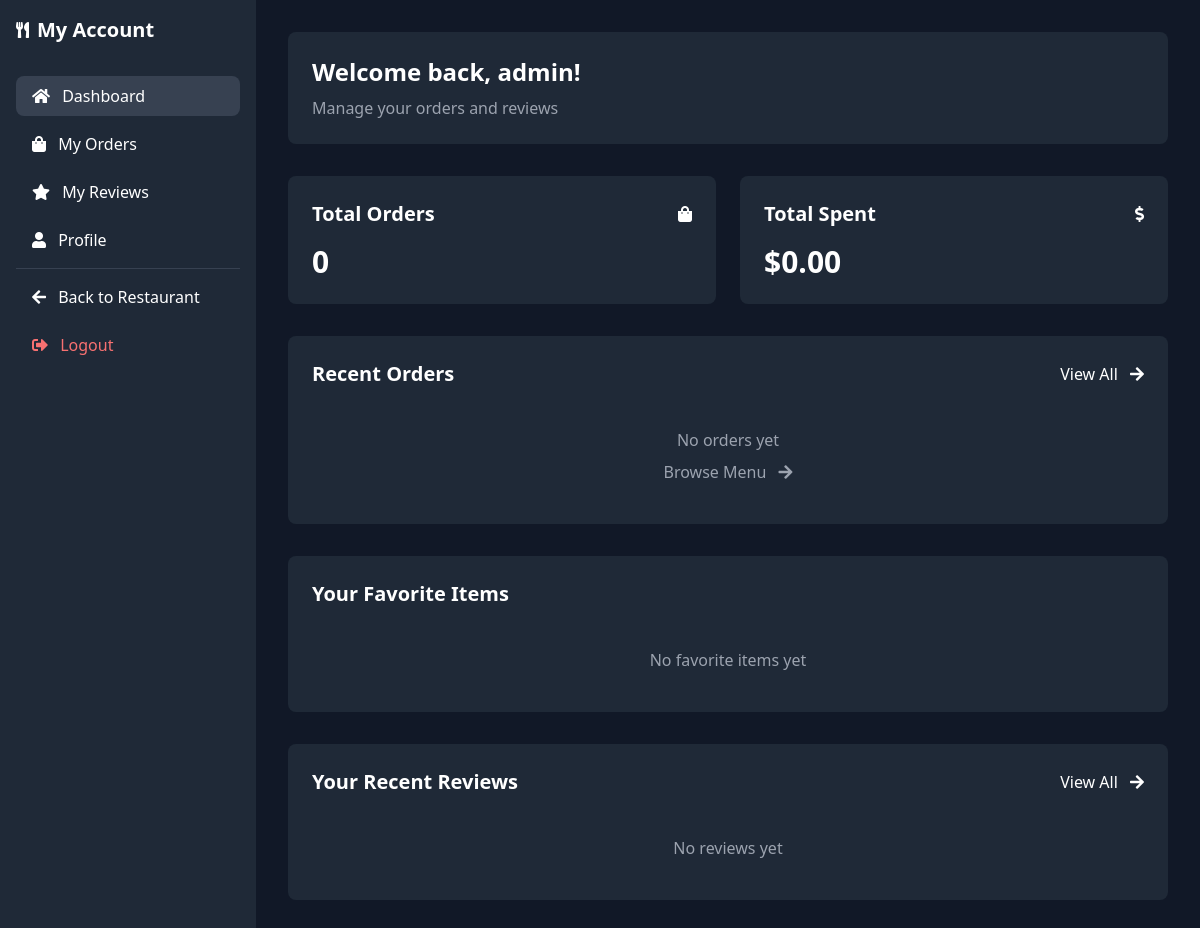
Page /customer/dashboard/ (signed in) on the earlier database version.
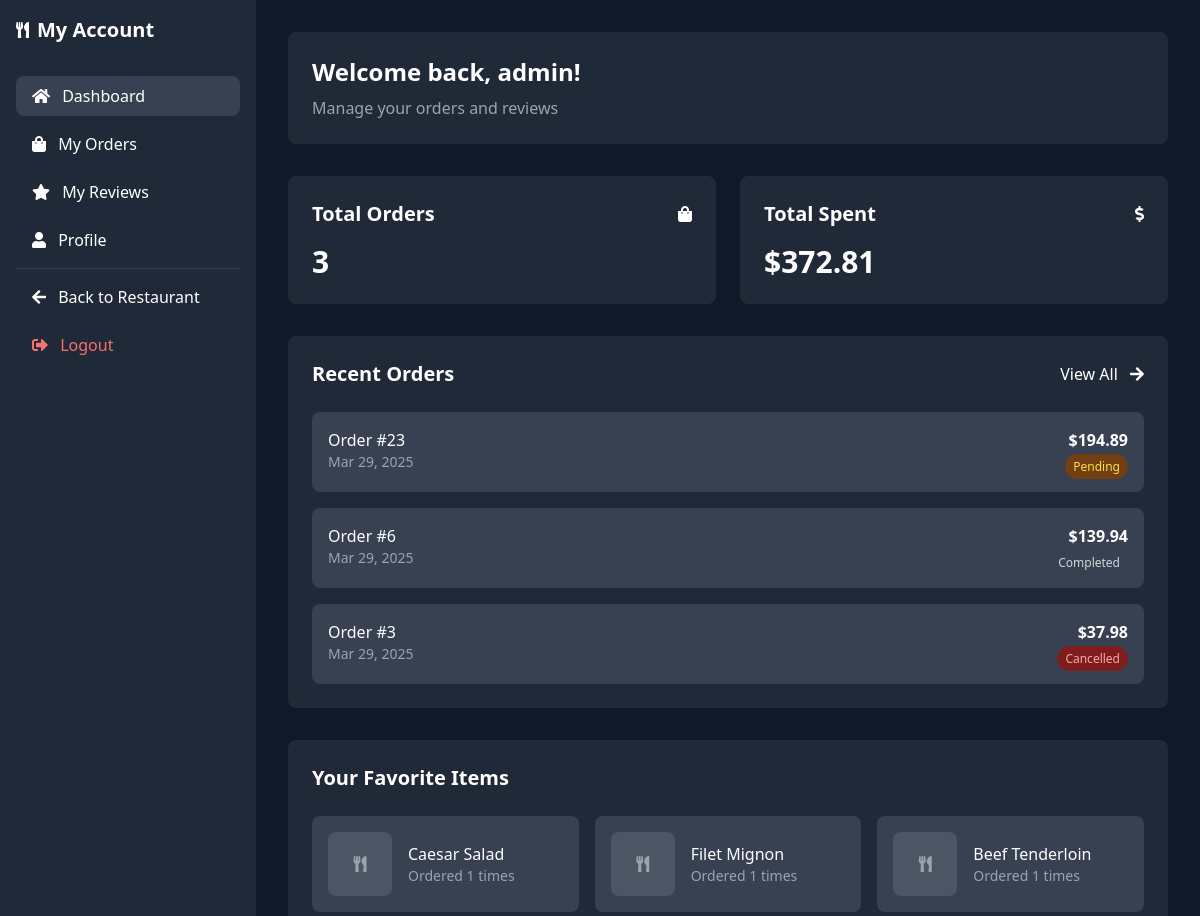
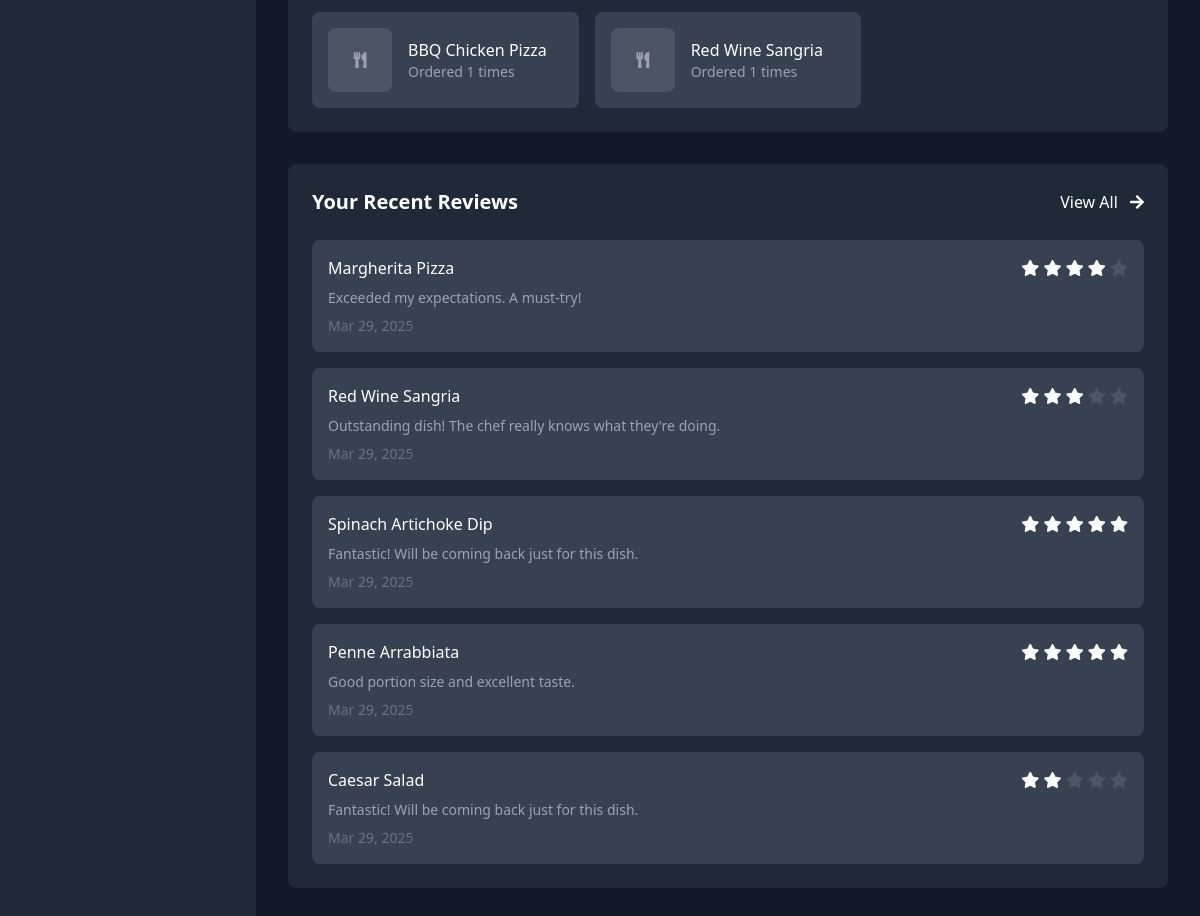
Same page on the later database version (2 pictures, top to bottom).
### ecommerce/models.py (models this page shows, shortened)
class Order(models.Model):
    STATUS_CHOICES = [
        ('PENDING', 'Pending'),
        ('PREPARING', 'Preparing'),
        ('READY', 'Ready for Pickup'),
        ('COMPLETED', 'Completed'),
        ('CANCELLED', 'Cancelled')
    ]
    user = models.ForeignKey(User, on_delete=models.CASCADE, related_name='orders')
    items = models.ManyToManyField(MenuItem, through='OrderItem')
    status = models.CharField(max_length=20, choices=STATUS_CHOICES, default='PENDING')
    total_amount = models.DecimalField(max_digits=10, decimal_places=2)
    special_instructions = models.TextField(blank=True)
    created_at = models.DateTimeField(auto_now_add=True)
    updated_at = models.DateTimeField(auto_now=True)
    class Meta:
        ordering = ['-created_at']

class MenuItem(models.Model):
    category = models.ForeignKey(Category, on_delete=models.SET_NULL, related_name='menu_items', null=True, blank=True)
    name = models.CharField(max_length=100)
    description = models.TextField()
    price = models.DecimalField(max_digits=10, decimal_places=2)
    image = models.ImageField(upload_to='menu_items/')
    is_available = models.BooleanField(default=True)
    is_featured = models.BooleanField(default=False)
    is_vegetarian = models.BooleanField(default=False)
    spice_level = models.PositiveSmallIntegerField(
        validators=[MinValueValidator(0), MaxValueValidator(5)],
        default=0
    )
    created_at = models.DateTimeField(auto_now_add=True)
    updated_at = models.DateTimeField(auto_now=True)
    class Meta:
        ordering = ['category', 'name']

class Review(models.Model):
    user = models.ForeignKey(User, on_delete=models.CASCADE)
    menu_item = models.ForeignKey(MenuItem, on_delete=models.CASCADE, related_name='reviews')
    rating = models.PositiveSmallIntegerField(
        validators=[MinValueValidator(1), MaxValueValidator(5)]
    )
    comment = models.TextField()
    created_at = models.DateTimeField(auto_now_add=True)
    updated_at = models.DateTimeField(auto_now=True)
    class Meta:
        ordering = ['-created_at']
        unique_together = ['user', 'menu_item']

### ecommerce/views.py (the view)
# urls.py: path('customer/dashboard/', customer_dashboard, name='customer_dashboard'),
@login_required
def customer_dashboard(request):
    user_orders = Order.objects.filter(user=request.user).order_by('-created_at')
    recent_orders = user_orders[:5]
    user_reviews = Review.objects.filter(user=request.user).select_related('menu_item').order_by('-created_at')[:5]
    total_orders = user_orders.count()
    total_spent = user_orders.aggregate(models.Sum('total_amount'))['total_amount__sum'] or 0
    favorite_items = MenuItem.objects.filter(
        orderitem__order__user=request.user
    ).annotate(
        order_count=models.Count('orderitem')
    ).order_by('-order_count')[:5]
    context = {
        'recent_orders': recent_orders,
        'user_reviews': user_reviews,
        'total_orders': total_orders,
        'total_spent': total_spent,
        'favorite_items': favorite_items,
        'active_section': 'dashboard'
    }
    return render(request, 'accounts/customer_dashboard.html', context)

### ecommerce/context_processors.py (called while the page is built)
def cart_processor(request):
    return {
        'cart_count': get_cart_count(request)
    }

### ecommerce/views.py (called while the page is built)
def get_cart_count(request):
    if request.user.is_authenticated:
        try:
            cart = Cart.objects.get(user=request.user)
            return sum(item.quantity for item in cart.cart_items.all())
        except Cart.DoesNotExist:
            return 0
    else:
        cart = request.session.get('cart', {})
        return sum(cart.values())

### templates/accounts/customer_dashboard.html (shortened to what the changed rows need)
{% extends 'accounts/customer_base.html' %}
{% block content %}
<div class="space-y-8">
    <div class="bg-gray-800 rounded-lg p-6">
        <h1 class="text-2xl font-bold mb-2">Welcome back, {{ request.user.username }}!</h1>
    </div>
    <div class="grid grid-cols-1 md:grid-cols-2 gap-6">
        <div class="bg-gray-800 rounded-lg p-6">
            <div class="flex items-center justify-between mb-4">
                <h2 class="text-xl font-bold">Total Orders</h2>
                <i class="fas fa-shopping-bag text-food-gold"></i>
            </div>
            <div class="text-3xl font-bold">{{ total_orders }}</div>
        </div>
        <div class="bg-gray-800 rounded-lg p-6">
            <div class="flex items-center justify-between mb-4">
                <h2 class="text-xl font-bold">Total Spent</h2>
                <i class="fas fa-dollar-sign text-food-gold"></i>
            </div>
            <div class="text-3xl font-bold">${{ total_spent|floatformat:2 }}</div>
        </div>
    </div>
    <div class="bg-gray-800 rounded-lg p-6">
        <div class="flex items-center justify-between mb-6">
            <h2 class="text-xl font-bold">Recent Orders</h2>
        </div>
        <div class="space-y-4">
            {% for order in recent_orders %}
            <div class="bg-gray-700 rounded-lg p-4">
                <div class="flex justify-between items-start">
                    <div>
                        <div class="font-medium">Order #{{ order.id }}</div>
                        <div class="text-sm text-gray-400">{{ order.created_at|date:"M d, Y" }}</div>
                    </div>
                    <div class="text-right">
                        <div class="font-bold">${{ order.total_amount|floatformat:2 }}</div>
                        <div class="text-sm mt-1">
                            <span class="px-2 py-1 rounded-full text-xs
                                {% if order.status == 'PENDING' %}bg-yellow-900 text-yellow-300
                                {% elif order.status == 'PREPARING' %}bg-blue-900 text-blue-300
                                {% elif order.status == 'READY' %}bg-green-900 text-green-300
                                {% elif order.status == 'COMPLETED' %}bg-gray-700 text-gray-300
                                {% elif order.status == 'CANCELLED' %}bg-red-900 text-red-300{% endif %}">
                                {{ order.get_status_display }}
                            </span>
                        </div>
                    </div>
                </div>
            </div>
            {% empty %}
            <div class="text-center py-4 text-gray-400">
                <p>No orders yet</p>
                <a href="{% url 'menu' %}" class="text-food-gold hover:text-food-gold-light mt-2 inline-block">
                    Browse Menu <i class="fas fa-arrow-right ml-2"></i>
                </a>
            </div>
            {% endfor %}
        </div>
    </div>
    <div class="bg-gray-800 rounded-lg p-6">
        <h2 class="text-xl font-bold mb-6">Your Favorite Items</h2>
        <div class="grid grid-cols-1 md:grid-cols-2 lg:grid-cols-3 gap-4">
            {% for item in favorite_items %}
            <div class="bg-gray-700 rounded-lg p-4 flex items-center">
                {% if item.image %}
                <img src="{{ item.image.url }}" alt="{{ item.name }}" class="w-16 h-16 rounded-lg object-cover mr-4">
                {% else %}
                <div class="w-16 h-16 rounded-lg bg-gray-600 flex items-center justify-center mr-4">
                    <i class="fas fa-utensils text-gray-400"></i>
                </div>
                {% endif %}
                <div>
                    <div class="font-medium">{{ item.name }}</div>
                    <div class="text-sm text-gray-400">Ordered {{ item.order_count }} times</div>
                </div>
            </div>
            {% empty %}
            <div class="col-span-3 text-center py-4 text-gray-400">
                <p>No favorite items yet</p>
            </div>
            {% endfor %}
        </div>
    </div>
    <div class="bg-gray-800 rounded-lg p-6">
        <div class="flex items-center justify-between mb-6">
            <h2 class="text-xl font-bold">Your Recent Reviews</h2>
        </div>
        <div class="space-y-4">
            {% for review in user_reviews %}
            <div class="bg-gray-700 rounded-lg p-4">
                <div class="flex items-center justify-between mb-2">
                    <div class="font-medium">{{ review.menu_item.name }}</div>
                    <div class="text-food-gold">
                        {% for i in "12345"|make_list %}
                        <i class="fas fa-star {% if forloop.counter <= review.rating %}text-food-gold{% else %}text-gray-600{% endif %}"></i>
                        {% endfor %}
                    </div>
                </div>
                <p class="text-gray-400 text-sm mb-2">{{ review.comment }}</p>
                <div class="text-sm text-gray-500">{{ review.created_at|date:"M d, Y" }}</div>
            </div>
            {% empty %}
            <div class="text-center py-4 text-gray-400">
                <p>No reviews yet</p>
            </div>
            {% endfor %}
        </div>
    </div>
</div>
{% endblock content %}

Differences in the rows shown:
added Order: id "23", created_at "Mar 29, 2025", total_amount "194.89", status "Pending"
added Order: id "6", created_at "Mar 29, 2025", total_amount "139.94", status "Completed"
added Order: id "3", created_at "Mar 29, 2025", total_amount "37.98", status "Cancelled"
added MenuItem: name "Caesar Salad", order_count "1"
added MenuItem: name "Filet Mignon", order_count "1"
added MenuItem: name "Beef Tenderloin", order_count "1"
added MenuItem: name "BBQ Chicken Pizza", order_count "1"
added MenuItem: name "Red Wine Sangria", order_count "1"
added Review: menu_item.name "Margherita Pizza", rating 4 (drawn), comment "Exceeded my expectations. A must-try!", created_at "Mar 29, 2025"
added Review: menu_item.name "Red Wine Sangria", rating 3 (drawn), comment "Outstanding dish! The chef really knows what they're doing.", created_at "Mar 29, 2025"
added Review: menu_item.name "Spinach Artichoke Dip", rating 5 (drawn), comment "Fantastic! Will be coming back just for this dish.", created_at "Mar 29, 2025"
added Review: menu_item.name "Penne Arrabbiata", rating 5 (drawn), comment "Good portion size and excellent taste.", created_at "Mar 29, 2025"
added Review: menu_item.name "Caesar Salad", rating 2 (drawn), comment "Fantastic! Will be coming back just for this dish.", created_at "Mar 29, 2025"
Other differences:
{{ total_orders }}: "0" → "3"
{{ total_spent|floatformat:2 }}: "0.00" → "372.81"
text no longer shown: "No orders yet Browse Menu No favorite items yet No reviews yet"
